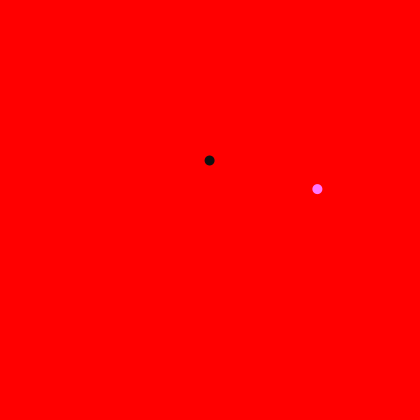
Frame 1 (no input)
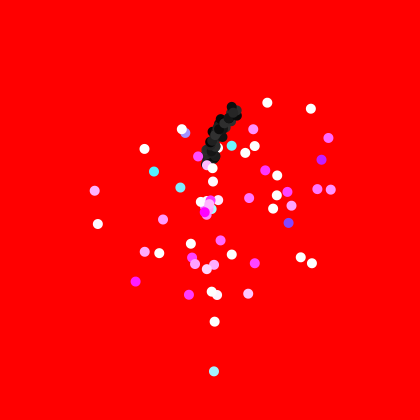
Frame 60 (the mouse pressed at the canvas centre just before this capture)
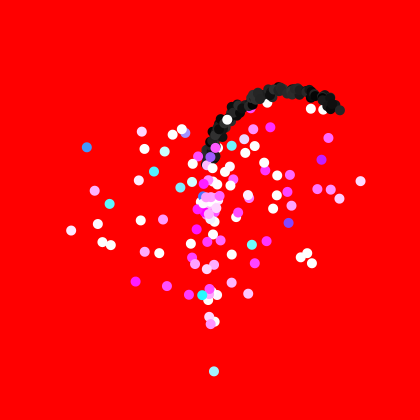
Frame 120 (the mouse held since frame 60 and released just before this capture)

The Processing sketch that drew these frames (run headless with seeded random() and noise(); from frame 60 on, the mouse is pressed at the canvas centre):

// Processing sketch: processing_101334
// ── processing_101334.pde

float x;
float y;

float t1 = 2;
float t2 = 0;
float r = 10;

void setup() {
  size(420, 420);
  background(255, 0, 0);
  smooth();
  noStroke();

  frameRate(5000);
}

void draw() {
  r = random(10);
  t1 = random(TWO_PI);

  pushMatrix();
  translate(width/2, height/2);

  calc(t1);

  noStroke();
  fill(random(2355), random(375), 375);
  ellipse(x, y, 10, 10);


  r = 10;
  calc(t2);

  fill(random(50));
  ellipse(x, y, 10, 10);

  popMatrix();

  t2 += 0.01;
}

void calc(float t) {
  // t = 0 -> x = 210 , y = 160
  x = r *(16 * sin(t) * sin(t) * sin(t)) + random(-5, 5);
  y = -1 * r * (13 * cos(t) - 5 * cos(2*t) - 2 * cos(3 * t) - cos(4 * t) ) +  random(-5, 5);
}
